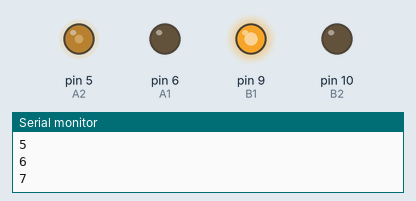
Bench run of a sketch on a simulated Arduino Uno, built with avr-gcc and run on an emulated ATmega328P. On the bench: output pins drawn as LEDs (lit = HIGH), the last lines printed to the serial monitor.

Above: at 0.15 s.
At 2.59 s:
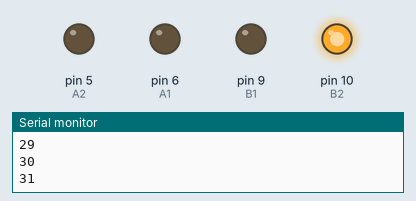
At 5.65 s:
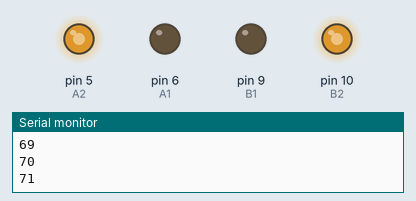
At 11.42 s:
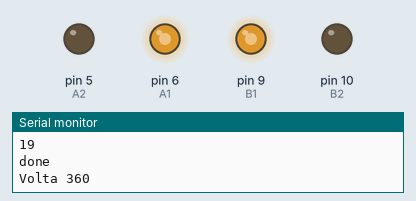
At 19.35 s:
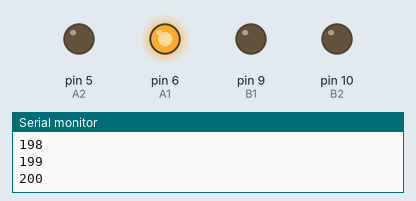
At 30.9 s:
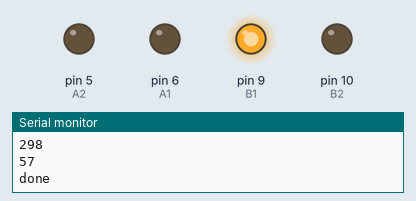
Timing chart, 0 to 40.0 s (numbered marks = the images above):
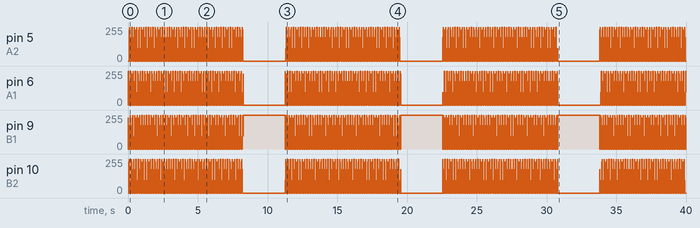

Measured:
- by itself, pin 5 (A2): moves between 0/255 and 255/255, repeating every 11.2 s

The sketch:

StepMotorSample.ino
```cpp
const int A1A=9;
const int A1B=10;
const int B1A=6;
const int B1B=5;

#define A1 6  // Motor A pins
#define A2 5
#define B1 9 // Motor B pins
#define B2 10

int incomingByte = 0; // for incoming serial data

int stepnumber = 0;
int Pa;
int Pb;

int steps=16;

int  input = 0;
int x = 0;

unsigned long interval;

void setup() {
  // put your setup code here, to run once:

  Serial.begin(115200);

  pinMode(A1A, OUTPUT);
  pinMode(A1B, OUTPUT);
  pinMode(B1A, OUTPUT);
  pinMode(B1B, OUTPUT);


 interval = millis();

  Serial.println("select direction of movement");
  Serial.println("1.forward");
  Serial.println("2.backward");
  Serial.println("3.stop");
}

void loop() {
  // put your main code here, to run repeatedly:
  Serial.println(F("Volta 360"));

    for(int i=0; i<(50*steps -1); i++)
  {
    stepnumber+=1;
    if (stepnumber > 64) { stepnumber = 0; }
    move(stepnumber, 255, 10000);
  }

/*
  for(int i=0; i<3199; i++)
  {
    stepnumber++;
    if (stepnumber > 64) { stepnumber = 0; }
    move(stepnumber, 255, 50);
  }*/
  move(0, 255, 1000);
  Serial.println(stepnumber);
  Serial.println("done");
  delay(3000);
  /*
  Serial.println("Volta 90");
 for(int i=0; i<1599; i++)
  {
    stepnumber++;
    move(stepnumber, 255, 1000);
  }
  move(0, 255, 1000);
  Serial.println(stepnumber);
  Serial.println("done");
  delay(3000);
*/
 if (millis() > interval + 100)
   {
     interval = millis();
   }


}

void move(int stepnumber, int MAXpower, int wait)
{
  //0.098174 = 2* pi / 64
  int n=1;
  if (stepnumber < 8)                         { Pb=MAXpower;  Pa=0; x++; Serial.println(x); }
  n++;
  if (stepnumber > 8 and stepnumber < n*8 )   { Pb=MAXpower/2;  Pa=MAXpower/2; }
  n++;
  if (stepnumber >= (n-1)*8 and stepnumber < n*8 ) { Pb=0;         Pa=MAXpower; }
  n++;
  if (stepnumber >= (n-1)*8 and stepnumber < n*8 )  { Pb=-MAXpower/2; Pa= MAXpower/2; }
  n++;
  if (stepnumber >= (n-1)*8 and stepnumber < n*8 )  { Pb=-MAXpower; Pa= 0; }
  n++;
  if (stepnumber >= (n-1)*8 and stepnumber < n*8 ) { Pb=-MAXpower/2; Pa= - MAXpower/2; }
  n++;
  if (stepnumber >= (n-1)*8 and stepnumber < n*8 )  { Pb=0 ; Pa= - MAXpower; }
  n++;
  if (stepnumber >= (n-1)*8 and stepnumber < n*8 )  { Pb= MAXpower / 2; Pa= - MAXpower /2; }

//Serial.println(Pa);
//Serial.println(Pb);


  Pb = (sin(stepnumber * 2 * PI / steps) * MAXpower);
  Pa = (cos(stepnumber * 2 * PI / steps) * MAXpower);

  if (Pa > 0)
  {
    analogWrite(A1A,Pa);
    analogWrite(A1B, 0);
  }
  else
    {
    analogWrite(A1A, 0);
    analogWrite(A1B, abs(Pa));
  }

  if (Pb > 0)
  {
    analogWrite(B1A,Pb);
    analogWrite(B1B, 0);
  }
  else
    {
    analogWrite(B1A, 0);
    analogWrite(B1B, abs(Pb));
  }

  delayMicroseconds(wait);
}


   /*
   L9110S-Stepper-DC-motor-Driver-Module
  made on 28 oct 2020
  by Amir Mohammad Shojaee @ Electropeak
  Home

*/


void loop2() {

  // send data only when you receive data:
  if (Serial.available() > 0) {
    // read the incoming byte:
    incomingByte = Serial.read();
    input = incomingByte - 48; //convert ASCII code of numbers to 1,2,3

  switch (input) {
    case 1:         // if input=1 ....... motors turn forward
      forward();
      break;
    case 2:         // if input=2 ....... motors turn backward
      backward();
      break;
    case 3:         // if input=1 ....... motors turn stop
      Stop();
      break;
  }
  delay(200);
  input=0;
}
}
void forward() {          //function of forward
  Serial.println("Forward");
  analogWrite(A1, 255);
  analogWrite(A2, 0);
  analogWrite(B1, 255);
  analogWrite(B2, 0);
}

void backward() {         //function of backward
  Serial.println("Backward");
  analogWrite(A1, 0);
  analogWrite(A2, 210);
  analogWrite(B1, 0);
  analogWrite(B2, 210);
}

void Stop() {              //function of stop
  Serial.println("Stop");
  digitalWrite(A1, LOW);
  digitalWrite(A2, LOW);
  digitalWrite(B1, LOW);
  digitalWrite(B2, LOW);
}
```
